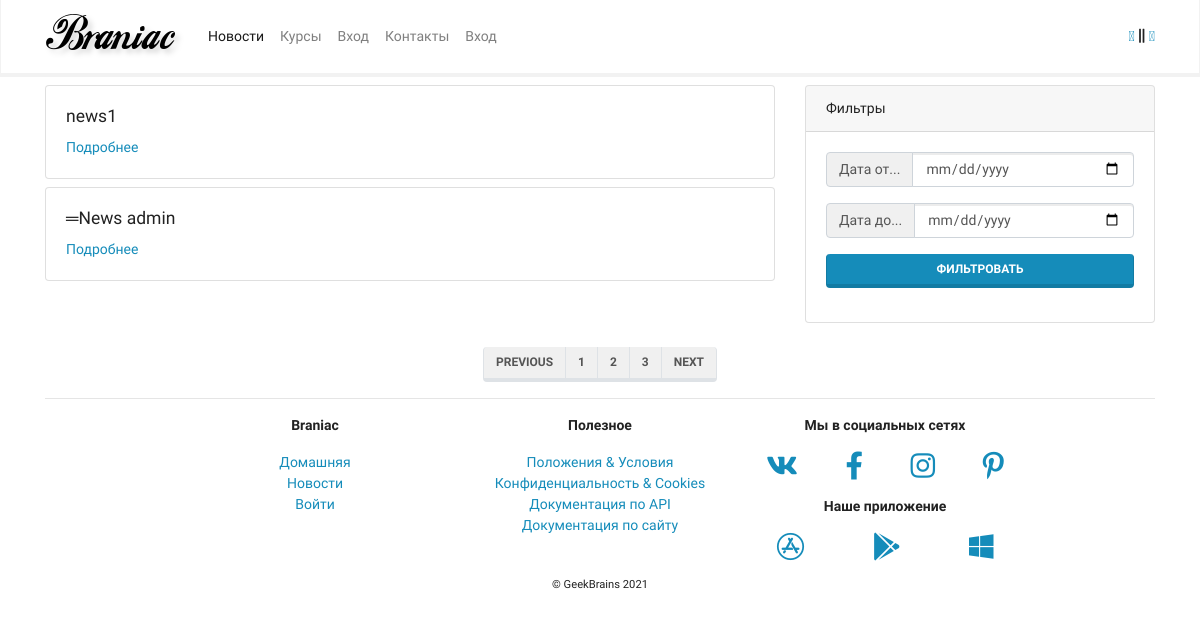
Page /mainapp/news/ on the earlier database version.
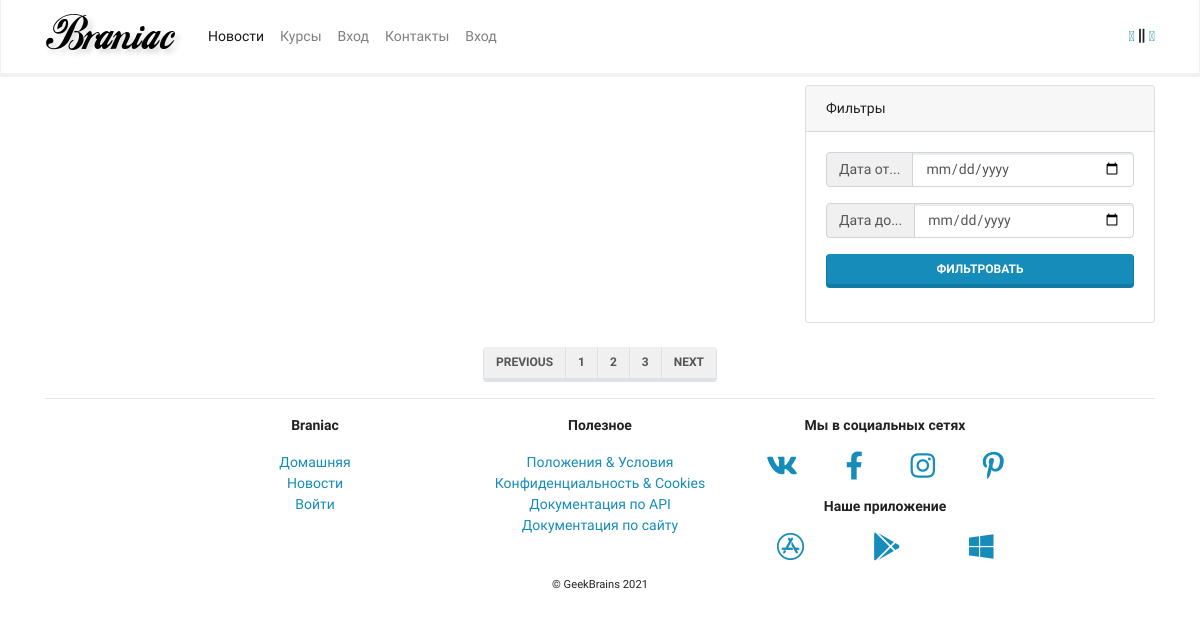
Same page on the later database version.
### mainapp/models.py (models this page shows, shortened)
class News(models.Model):
    title = models.CharField(max_length=256, verbose_name="Title")
    preambule = models.CharField(max_length=1024, verbose_name="Preambule")
    body = models.TextField(blank=True, null=True, verbose_name="Body")
    body_as_markdown = models.BooleanField(
        default=False, verbose_name="As markdown"
    )
    created = models.DateTimeField(
        auto_now_add=True, verbose_name="Created", editable=False
    )
    updated = models.DateTimeField(
        auto_now=True, verbose_name="Edited", editable=False
    )
    deleted = models.BooleanField(default=False)
    class Meta:
        verbose_name = _("News")
        verbose_name_plural = _("News")
        ordering = ("-created",)

### mainapp/views.py (the view)
# urls.py: path("news/", views.NewsListView.as_view(), name="news"),
class NewsListView(ListView):
    model = mainapp_models.News
    paginate_by = 5
    def get_queryset(self):
        return super().get_queryset().filter(deleted=False)

### mainapp/templates/mainapp/news_list.html (shortened to what this page needs)
{% extends 'mainapp/base.html' %}
{% block content %}
<div class="row">
    <div class="col-lg-8">
        {% for item in object_list %}
        <div class="card my-2">
            <div class="card-body">
                <h5 class="card-title">{{ item.title }}</h5>
                <div class="row">
                    <div class="col">
                        <a href="{% url 'mainapp:news_detail' pk=item.pk %}"
                           class="card-link">Подробнее</a>
                    </div>
                </div>
            </div>
        </div>
        {% endfor %}
    </div>
    <div class="col-lg-4">
        <div class="card my-2 sticky-top">
            <div class="card-header">
                Фильтры
            </div>
            <div class="card-body">
                <form action="">
                    <div class="input-group mb-3">
                        <div class="input-group-prepend">
                            <span class="input-group-text" id="basic-addon1">Дата от...</span>
                        </div>
                        <input type="date" class="form-control" name="dateFrom">
                    </div>
                    <div class="input-group mb-3">
                        <div class="input-group-prepend">
                            <span class="input-group-text" id="basic-addon1">Дата до...</span>
                        </div>
                        <input type="date" class="form-control" name="dateTo">
                    </div>
                    <button type="submit"
                            class="btn btn-primary btn-block">Фильтровать
                    </button>
                </form>
            </div>
        </div>
    </div>
</div>
<div class="row justify-content-center align-items-center mt-3 mb-n3">
    <nav aria-label="Page navigation example">
        <ul class="pagination">
            <li class="page-item"><a class="page-link" href="#">Previous</a></li>
            <li class="page-item"><a class="page-link" href="#">1</a></li>
            <li class="page-item"><a class="page-link" href="#">2</a></li>
            <li class="page-item"><a class="page-link" href="#">3</a></li>
            <li class="page-item"><a class="page-link" href="#">Next</a></li>
        </ul>
    </nav>
</div>
{% endblock content %}

Differences in the rows shown:
removed News: title "news1"
removed News: title "═News admin"
